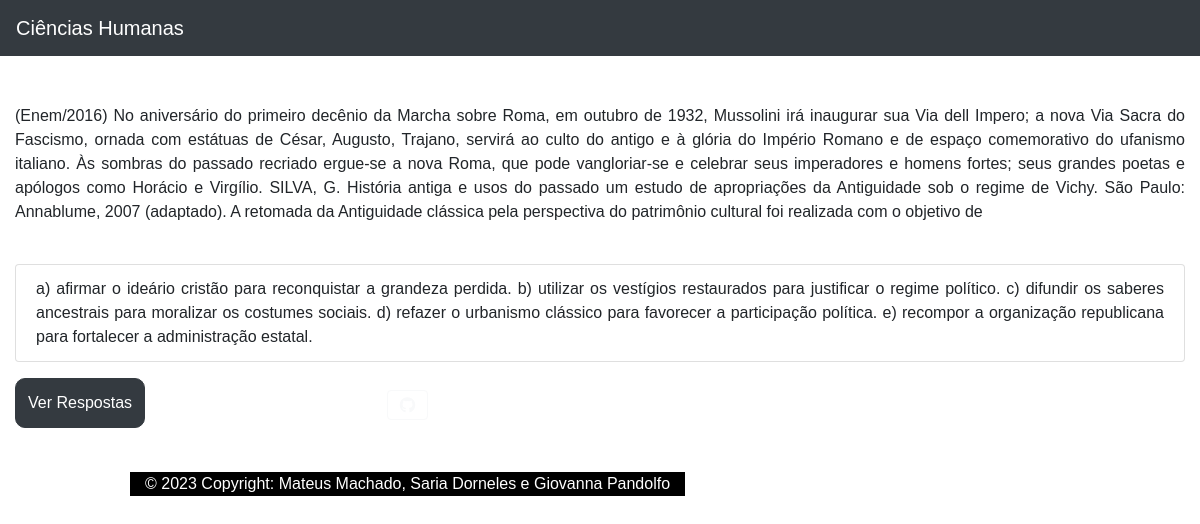
The app's page /questao.php?area=2 with its own data.
### tables this page shows
CREATE TABLE `areaconhecimento` (
  `id` int(11) NOT NULL,
  `Nome` varchar(90) NOT NULL,
  `foto` varchar(90) DEFAULT NULL,
  `Questionario_id` int(11) NOT NULL
);

CREATE TABLE `resolucoes` (
  `id` int(11) NOT NULL,
  `correta` varchar(45) DEFAULT NULL,
  `descricao` longtext DEFAULT NULL,
  `AreaID` int(11) NOT NULL,
  `Questoes_id` int(11) NOT NULL
);

CREATE TABLE `questoes` (
  `id` int(11) NOT NULL,
  `Pergunta` longtext DEFAULT NULL,
  `Area` varchar(90) DEFAULT NULL,
  `Nome` varchar(45) NOT NULL,
  `Foto` varchar(90) DEFAULT NULL,
  `Questionario_id` int(11) NOT NULL
);

### questao.php (the view, shortened to what this page needs)
<?php
include_once 'conexao.php';
?>
<link rel="stylesheet" href="https://cdn.jsdelivr.net/npm/bootstrap@4.0.0/dist/css/bootstrap.min.css">
 <link rel="stylesheet" href="./style.css?v=<?php echo rand(0,999999);?>">
<?php
$area = $_GET['area'];
$sqlArea = "SELECT * FROM areaconhecimento WHERE id={$area}";
$result = mysqli_query($conexao, $sqlArea);
$row = mysqli_fetch_array($result, MYSQLI_ASSOC);
?>
</head>
<body class="container-fluid">
<header class="row">
     <nav class="navbar col-12 navbar-dark bg-dark">
  <a class="navbar-brand" href="index.php"><?php echo $row['Nome']?></a>
</nav>
         <?php
          $sql = "SELECT * FROM questoes AS q INNER JOIN resolucoes AS r ON q.id =r.Questoes_id WHERE q.Area={$area}";
          $result = mysqli_query( $conexao, $sql );
          while($row = mysqli_fetch_array($result, MYSQLI_ASSOC)){
          ?>
          <div class="col-12 mt-5 text-justify">
            <p class="Nome"><?php echo $row['Pergunta']?></p>
            <ul class="list-group">
              <li class="resolucao mt-4 list-group-item"><?php echo $row['descricao']?></li>
            </ul>
            </div>
          <?php
          }
          ?>
<div class="row">
<button id="verRespostas" type="button" class="btn btn-dark mt-3">Ver Respostas</button>
</div>
<?php
include_once 'footer.php';
?>

### style.css (style rules this page uses)
* { font-family: Arial, Helvetica, sans-serif; margin: 0; }
.btn-dark { height: 50px; border-radius: 10px; margin-left: 30px; }

### records on screen
areaconhecimento: Nome "Ciências Humanas"
resolucoes: Questoes.Pergunta "(Enem/2016) No aniversário do primeiro decênio da Marcha sobre Roma, em outubro de 1932, Mussolini irá inaugurar sua Via dell Impero; a nova Via Sacra do Fascismo, ornada com estátuas de César, Augusto, Trajano, servirá ao culto do antigo e à glória do Império Romano e de espaço comemorativo do ufanismo italiano. Às sombras do passado recriado ergue-se a nova Roma, que pode vangloriar-se e celebrar seus imperadores e homens fortes; seus grandes poetas e apólogos como Horácio e Virgílio. SILVA, G. História antiga e usos do passado um estudo de apropriações da Antiguidade sob o regime de Vichy. São Paulo: Annablume, 2007 (adaptado). A retomada da Antiguidade clássica pela perspectiva do…", descricao "a) afirmar o ideário cristão para reconquistar a grandeza perdida. b) utilizar os vestígios restaurados para justificar o regime político. c) difundir os saberes ancestrais para moralizar os costumes sociais. d) refazer o urbanismo clássico para favorecer a participação política. e) recompor a organização republicana para fortalecer a administração estatal."
